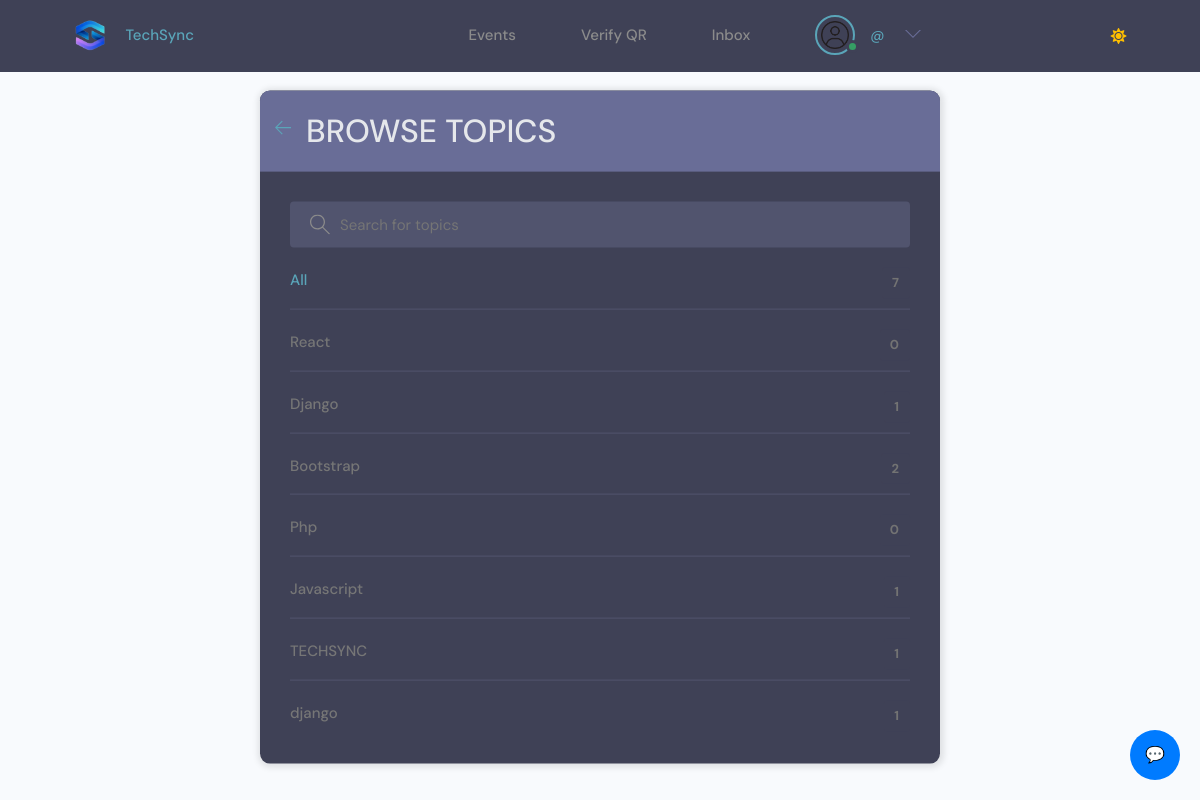
The page /group/topics/ (signed in) on the database its author committed.
### users/models.py (models this page shows, shortened)
class EventOrganizer(models.Model):
    id = models.UUIDField(default=uuid.uuid4, primary_key=True, unique=True, editable=False)
    user = models.OneToOneField(User, on_delete=models.CASCADE)
    name = models.CharField(max_length=200, blank=True,null=True)
    username = models.CharField(max_length=200, blank=True,null=True,unique=True)
    contact_email = models.EmailField()
    contact_phone = models.CharField(max_length=20, blank=True, null=True)
    address = models.CharField(max_length=255, blank=True, null=True)
    website = models.URLField(blank=True, null=True)
    bio = models.TextField(blank=True, null=True)
    profile_image = models.ImageField(null=True, blank=True, upload_to='organizers', default='default_profile.png')
    verified = models.BooleanField(default=False)
    twitter_link = models.CharField(max_length=200, blank=True, null=True)
    linkedin_link = models.CharField(max_length=200, blank=True, null=True)
    facebook_link = models.CharField(max_length=200, blank=True, null=True)
    more_link = models.CharField(max_length=200, blank=True, null=True)
    status = models.BooleanField(default=True)#false to deactivate/delete
    created_at = models.DateTimeField(auto_now_add=True)

### group/models.py (models this page shows, shortened)
class Topic(models.Model):
    name = models.CharField(max_length=200)

### group/views.py (the view)
# urls.py: path('topics/', views.topicsPage, name="topics"),
def topicsPage(request):
    q = request.GET.get('q') if request.GET.get('q') != None else ''
    topics = Topic.objects.filter(name__icontains=q)
    return render(request, 'group/topics.html', {'topics': topics})

### techsync/context_processors.py (called while the page is built)
def navbar_data(request):
    profile = event_organizer = event_moderator = None
    if request.user.is_authenticated:
        if hasattr(request.user, 'profile'):
            profile = request.user.profile
        if hasattr(request.user, 'eventorganizer'):
            event_organizer = request.user.eventorganizer
        if hasattr(request.user, 'eventmoderator'):
            event_moderator = request.user.eventmoderator
    return {
        'profile': profile,
        'event_organizer': event_organizer,
        'event_moderator': event_moderator,
    }

### templates/group/topics.html (shortened to what this page needs)
{% extends 'main/main.html' %}
{% block content %}
<main class="create-room layout">
  <div class="container">
    <div class="layout__box">
      <div class="layout__boxHeader">
        <div class="layout__boxTitle">
          <a href="{% url 'home-group' %}">
            <svg version="1.1" xmlns="http://www.w3.org/2000/svg" width="32" height="32" viewBox="0 0 32 32">
              <title>arrow-left</title>
              <path
                d="M13.723 2.286l-13.723 13.714 13.719 13.714 1.616-1.611-10.96-10.96h27.625v-2.286h-27.625l10.965-10.965-1.616-1.607z">
              </path>
            </svg>
          </a>
          <h3>Browse Topics</h3>
        </div>
      </div>
      <div class="topics-page layout__body">
        <form action="" method="GET" class="header__search">
          <label>
            <input name="q" placeholder="Search for topics" />
          </label>
        </form>
        <ul class="topics__list">
          <li>
            <a href="{% url 'topics' %}" class="active">All <span>{{topics.count}}</span></a>
          </li>
          {% for topic in topics %}
          <li>
            <a href="{% url 'home-group' %}?q={{topic.name}}">{{ topic.name }} <span>{{topic.room_set.all.count}}</span></a>
          </li>
          {% endfor %}
        </ul>
      </div>
    </div>
  </div>
</main>
{% endblock content %}

### templates/main/navbar.html (shortened to what this page needs)
{% load static %}
<header class="header">
        <div class="container container--narrow">
                <a href="{% url 'projects'%}" class="header__logo">
                        <img src="{% static 'images/logo.png' %}" alt="Techsync Logo" />TechSync
                </a>
                <nav class="header__nav header__menu">
                        {% if request.user.is_event_organizer %}
                        <ul class="header__menu">
                            <li class="header__menuItem"><a href="{% url 'events' %}">Events</a></li>
                            {% if request.user.is_authenticated %}
                            <li class="header__menuItem"><a  href="{% url 'scan-qr-code' %}">Verify QR</a></li>
                            <li class="header__menuItem"><a  href="{% url 'user-chatrooms' %}">Inbox</a></li>
                            {% else %}
                            <li class="header__menuItem"><a href="{% url 'login' %}" class="btn btn--sub">Login/Sign Up</a></li>
                            {% endif %}
                            {% if request.user.is_authenticated %}
                            <li class="header__menuItem">
                                    <div class="header__user">
                                            <a href="{% url 'organization-account'%}">
                                                <div class="avatar avatar--medium active">
                                                    <img src="{{ event_organizer.profile_image.url }}" />
                                                </div>
                                                <p> <span>@{{profile.username}}</span></p>
                                            </a>
                                            <button class="dropdown-button">
                                                <svg version="1.1" xmlns="http://www.w3.org/2000/svg" width="32" height="32" viewBox="0 0 32 32">
                                                    <title>chevron-down</title>
                                                    <path d="M16 21l-13-13h-3l16 16 16-16h-3l-13 13z"></path>
                                                </svg>
                                            </button>
                                        </div>
                            </li>
                            {% endif %}
                        </ul>
                        {% endif %}
                </nav>
                <span id="mode-icon" class="fas fa-sun"></span>
        </div>
</header>
<link rel="stylesheet" href="{% static 'uikit/styles/modules/_variables.css' %}" id="theme-css">

### static/styles/langauge.css (style rules this page uses)
:root { --li4-color-primary-hsl: 250, 84%, 54%; --li4-color-bg-hsl: 0, 0%, 100%; --li4-color-contrast-high-hsl: 230, 7%, 23%; --li4-color-contrast-higher-hsl: 230, 13%, 9%; --li4-color-bg-light-hsl: 0, 0%, 100%; --li4-color-white-hsl: 0, 0%, 100%; --li4-color-bg-dark-hsl: 240, 4%, 95%; --li4-color-bg-lighter-hsl: 0, 0%, 100%; --li4-color-black-hsl: 230, 13%, 9%; --li4-space-3xs: 0.25rem; --li4-space-2xs: 0.375rem; --li4-space-xs: 0.5rem; --li4-space-sm: 0.75rem; }
@media (min-width: 64rem) { :root { --li4-space-3xs: 0.375rem; --li4-space-2xs: 0.5625rem; --li4-space-xs: 0.75rem; --li4-space-sm: 1.125rem; } }
:root { --picker-vertical-gap: 4px; }

### static/styles/app.css (style rules this page uses)
:root { --color-sub: #0b0c10; }
img { width: 100%; }
.header { position: sticky; z-index: 111; background-color: var(--color-sub); padding: 1.5rem 0; }
.header > .container { display: flex; justify-content: space-between; align-items: center; }
.header__logo > img { height: 3.8rem; }
.header__nav > ul { display: inline-flex; align-items: center; list-style: none; gap: 6.5rem; }
.header__menuItem > a { color: var(--color-light); font-weight: 300; }

### static/uikit/styles/modules/_variables.css (style rules this page uses)
:root { --color-main: #5aa5b9; --color-main-light: #e6faff; --color-sub: #0b0c10; --color-sub-light: #51546e; --color-sub-lighter: #ededfd; --color-text: #737373; --color-gray: #8b8b8b; --color-light: #e5e7eb; --color-light-gray: #767676; --color-bg: #f8fafd; --color-white: #fffefd; --color-white-light: #f3f3f3; --color-success: #359e64; --color-success-bg: #def8e8; --color-error: #fc4b0b; --color-error-bg: #fff2ee; --font-base: 'Poppins', arial, helvetica, 'Segoe UI', roboto, ubuntu, sans-serif; --font-monospace: 'Fira Code', 'Courier New', courier, monospace; --font-regular: 300; --font-medium: 500; --font-bold: 700; --generic-shadow: 1px 1px 5px #00000010; --generic-transition: all 0.3s ease-in-out; --color-btn-text: #0b0c10; }

### static/uikit/styles/modules/_base.css (style rules this page uses)
* { margin: 0; padding: 0; box-sizing: border-box; text-rendering: optimizeLegibility; color: inherit; font-size: inherit; }
html { font-size: 50%; }
@media only screen and (min-width: 480px) { html { font-size: 56.25%; } }
@media only screen and (min-width: 1200px) { html { font-size: 62.5%; } }
body { line-height: 1.6; font-weight: 400; font-size: 1.5rem; color: var(--color-text); background-color: var(--color-bg); min-height: 100vh; }

### static/uikit/styles/modules/_typography.css (style rules this page uses)
* { font-family: var(--font-base); }
h3 { font-size: 3.2rem; font-weight: var(--font-medium); }
p, span, strong { font-size: 1.6rem; color: var(--color-text); font-weight: var(--font-regular); }
a { padding-bottom: 2px; text-decoration: none; display: inline-block; color: var(--color-main); font-weight: var(--font-medium); }

### static/uikit/styles/modules/_utilities.css (style rules this page uses)
.container { width: 92%; max-width: 165rem; margin: 0 auto; box-sizing: border-box; }
.container--narrow { width: 92%; max-width: 120rem; }
@media screen and (min-width: 1000px) { .container { width: 90%; } }
@media screen and (min-width: 1000px) { .container--narrow { width: 85%; } }
@media screen and (min-width: 1200px) { .container { width: 80%; } }
@media screen and (min-width: 1200px) { .container--narrow { width: 72%; } }

### static/uikit/styles/modules/_avatar.css (style rules this page uses)
.avatar { border-radius: 50%; border: 2px solid var(--color-main); object-fit: cover; }

### static/uikit/styles/modules/_layout.css (style rules this page uses)
.layout { display: flex; flex-flow: row wrap; justify-content: space-between; }

### templates/main/navbar.html (style rules this page uses)
.fa-sun { color: #ffbf00; }
.header__menu { position: relative; z-index: 1000; }

### rows shown on the page
EventOrganizer: profile_image (placeholder picture)
Topic: name "React", room_set.all.count "0"
Topic: name "Django", room_set.all.count "1"
Topic: name "Bootstrap", room_set.all.count "2"
Topic: name "Php", room_set.all.count "0"
Topic: name "Javascript", room_set.all.count "1"
Topic: name "TECHSYNC", room_set.all.count "1"
Topic: name "django", room_set.all.count "1"

### other values the page prints
{{ topics.count }} "7"
